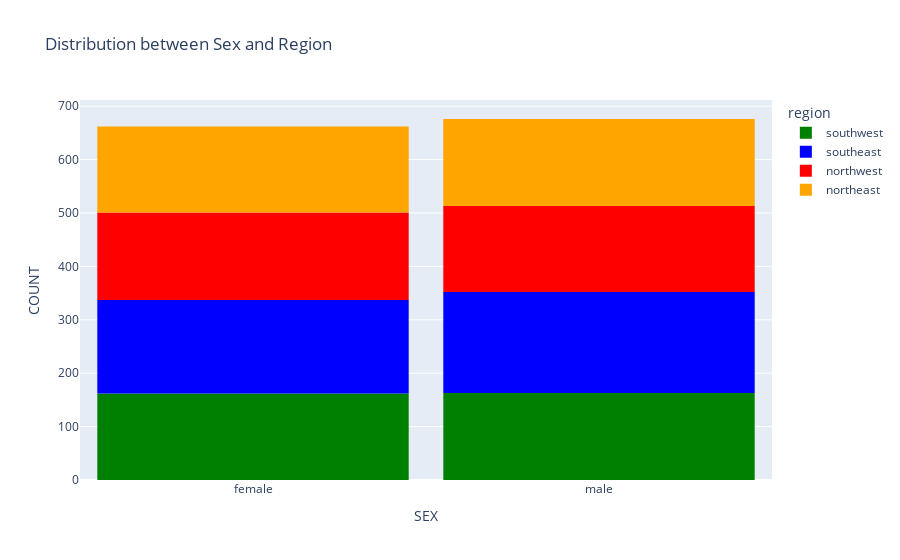

Write notebook code for a chart like this one.
### Code cell
## Exercise: Visualize the distribution of medical charges in connection with the factors like "sex" and "region". What do you observe?

fig = px.histogram(medical_df,
                   x='sex',
                   color='region',
                   color_discrete_sequence=['green','blue', 'red', 'orange'],
                   title='Distribution between Sex and Region')
fig.update_layout(bargap=.1,
                  xaxis_title_font_textcase='upper',
                  yaxis_title_font_textcase='upper')
fig.show()

# We can see that there i

### Figure 1 — Plotly figure (JSON) as saved in the notebook; plotly's stock layout.template omitted (floating-point values rounded to 4 significant figures; data arrays with more than 128 entries replaced by an {"elided": "..."} marker saying what was removed)
{"data": [{"bingroup": "x", "hovertemplate": "region=southwest<br>sex=%{x}<br>count=%{y}<extra></extra>", "legendgroup": "southwest", "marker": {"color": "green", "pattern": {"shape": ""}}, "name": "southwest", "orientation": "v", "showlegend": true, "type": "histogram", "x": {"elided": "325 str values"}, "xaxis": "x", "yaxis": "y"}, {"bingroup": "x", "hovertemplate": "region=southeast<br>sex=%{x}<br>count=%{y}<extra></extra>", "legendgroup": "southeast", "marker": {"color": "blue", "pattern": {"shape": ""}}, "name": "southeast", "orientation": "v", "showlegend": true, "type": "histogram", "x": {"elided": "364 str values"}, "xaxis": "x", "yaxis": "y"}, {"bingroup": "x", "hovertemplate": "region=northwest<br>sex=%{x}<br>count=%{y}<extra></extra>", "legendgroup": "northwest", "marker": {"color": "red", "pattern": {"shape": ""}}, "name": "northwest", "orientation": "v", "showlegend": true, "type": "histogram", "x": {"elided": "325 str values"}, "xaxis": "x", "yaxis": "y"}, {"bingroup": "x", "hovertemplate": "region=northeast<br>sex=%{x}<br>count=%{y}<extra></extra>", "legendgroup": "northeast", "marker": {"color": "orange", "pattern": {"shape": ""}}, "name": "northeast", "orientation": "v", "showlegend": true, "type": "histogram", "x": {"elided": "324 str values"}, "xaxis": "x", "yaxis": "y"}], "layout": {"bargap": 0.1, "barmode": "relative", "legend": {"title": {"text": "region"}, "tracegroupgap": 0}, "title": {"text": "Distribution between Sex and Region"}, "xaxis": {"anchor": "y", "domain": [0, 1], "title": {"font": {"textcase": "upper"}, "text": "sex"}}, "yaxis": {"anchor": "x", "domain": [0, 1], "title": {"font": {"textcase": "upper"}, "text": "count"}}}}
